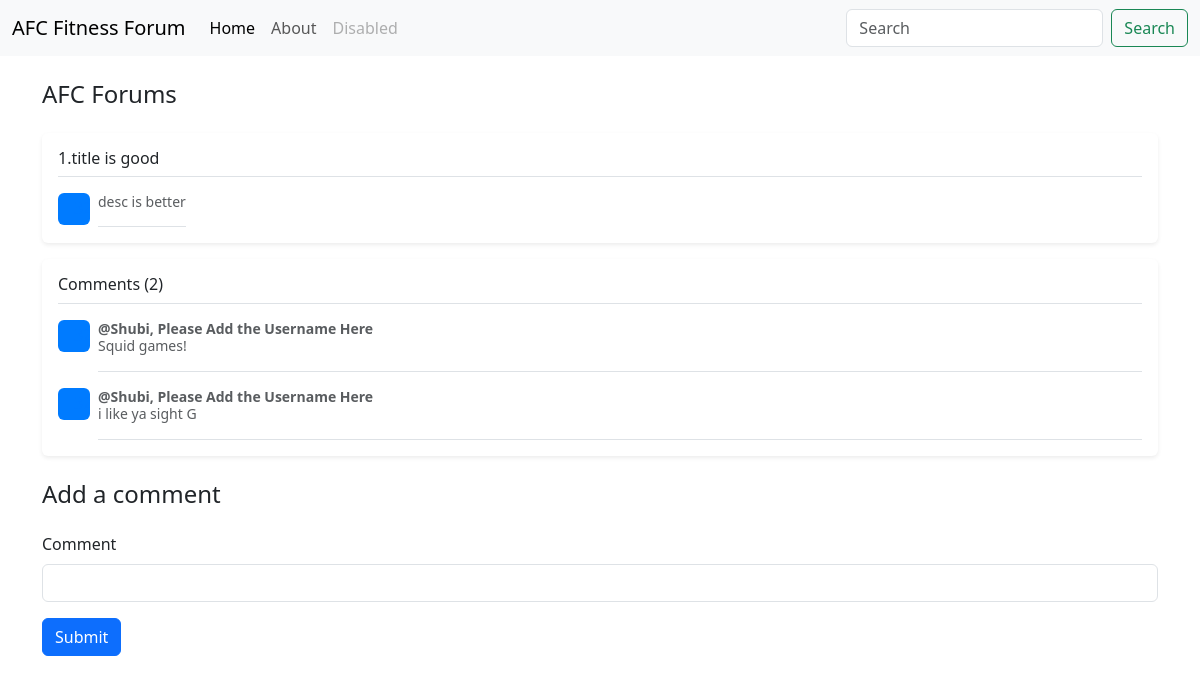
The page /topic/1 on the database its author committed.
### main.py (models this page shows)
class Topic(db.Model):
    id = db.Column(db.Integer, primary_key=True)
    title = db.Column(db.String, unique=True, nullable=False)
    description = db.Column(db.String)

class Comment(db.Model):
    id = db.Column(db.Integer, primary_key=True)
    text = db.Column(db.String, unique=True, nullable=False)
    topicId = db.Column(db.String)

### main.py (the view, shortened to what this page needs)
@app.route("/topic/<int:id>", methods=["GET", "POST"])
def topic(id):
    topic = db.get_or_404(Topic, id)
    comments = Comment.query.filter_by(topicId=id).all()
    return render_template("forumpost.html", topic=topic, comments=comments )

### templates/forumpost.html (shortened to what this page needs)
<!doctype html>
<html lang="en">
  <head>
    <link href="https://cdn.jsdelivr.net/npm/bootstrap@5.3.3/dist/css/bootstrap.min.css" rel="stylesheet">
  </head>
  <body>
    <nav class="navbar navbar-expand-lg bg-body-tertiary">
        <div class="container-fluid">
          <a class="navbar-brand" href="/">AFC Fitness Forum</a>
          <div class="collapse navbar-collapse" id="navbarSupportedContent">
            <ul class="navbar-nav me-auto mb-2 mb-lg-0">
              <li class="nav-item">
                <a class="nav-link active" aria-current="page" href="/">Home</a>
              </li>
              <li class="nav-item">
                <a class="nav-link" href="#">About</a>
              </li>
              <li class="nav-item">
                <a class="nav-link disabled" aria-disabled="true">Disabled</a>
              </li>
            </ul>
            <form class="d-flex" role="search">
              <input class="form-control me-2" type="search" placeholder="Search" aria-label="Search">
              <button class="btn btn-outline-success" type="submit">Search</button>
            </form>
          </div>
        </div>
      </nav>
      <div class="container">
          <h1 class="my-4 fs-4 text">AFC Forums</h1>
          <div class="my-3 p-3 bg-body rounded shadow-sm">
            <h6 class="border-bottom pb-2 mb-0">{{topic.id}}.{{topic.title}}</h6>
            <div class="d-flex text-body-secondary pt-3">
                <svg class="bd-placeholder-img flex-shrink-0 me-2 rounded" width="32" height="32" xmlns="http://www.w3.org/2000/svg" role="img" aria-label="Placeholder: 32x32" preserveAspectRatio="xMidYMid slice" focusable="false"><title>Placeholder</title><rect width="100%" height="100%" fill="#007bff"></rect><text x="50%" y="50%" fill="#007bff" dy=".3em">32x32</text></svg>
                <p class="pb-3 mb-0 small lh-sm border-bottom">
                    {{topic.description}}
                </p>
            </div>
        </div>
        <div class="my-3 p-3 bg-body rounded shadow-sm">
            <h6 class="border-bottom pb-2 mb-0">Comments ({{comments|length}})</h6>
            {% for comment in comments %}
            <div class="d-flex text-body-secondary pt-3">
              <svg class="bd-placeholder-img flex-shrink-0 me-2 rounded" width="32" height="32" xmlns="http://www.w3.org/2000/svg" role="img" aria-label="Placeholder: 32x32" preserveAspectRatio="xMidYMid slice" focusable="false"><title>Placeholder</title><rect width="100%" height="100%" fill="#007bff"></rect><text x="50%" y="50%" fill="#007bff" dy=".3em">32x32</text></svg>
              <div class="pb-3 mb-0 small lh-sm border-bottom w-100">
                <div class="d-flex justify-content-between">
                  <strong class="text-gray-dark">@Shubi, Please Add the Username Here</strong>
                </div>
                <span class="d-block">{{comment.text}}</span>
              </div>
            </div>
            {% endfor %}
        </div>
        <h1 class="fs-4 text my-4">Add a comment</h1>
        <form accept="/topic/{{topic.id}}" method="post">
            <div class="mb-3">
              <label for="title" class="form-label">Comment</label>
              <input type="text" name="comment" class="form-control" id="comment" aria-describedby="emailHelp">
            </div>
            <button type="submit" class="btn btn-primary">Submit</button>
          </form>
      </div>
  </body>
</html>

### rows shown on the page
Topic: id "1", title "title is good", description "desc is better"
Comment: text "Squid games!"
Comment: text "i like ya sight G"

### other values the page prints
{{ comments|length }} "2"
